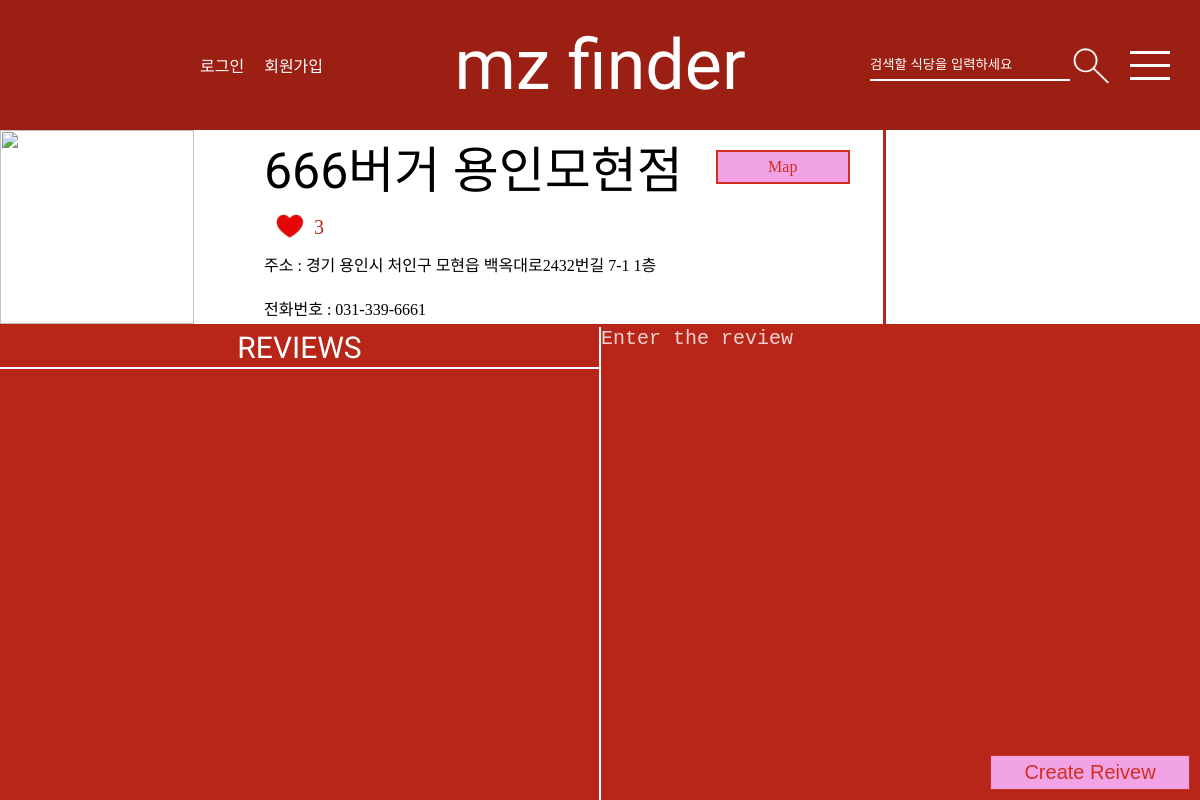
Screenshot of /mzfinder/restaurant/666버거 용인모현점/ with the database file from the repository.
### mzfinder/models.py (models this page shows, shortened)
class Restaurant(models.Model):
    name = models.TextField()
    tags = models.TextField()
    rating = models.IntegerField()
    adress = models.TextField(null=True, blank=True)
    callNumber = models.TextField(null=True, blank=True)
    imgSrc = models.TextField(null=True, blank=True)

### mzfinder/views.py (the view)
# urls.py: path('restaurant/<str:restaurantName>/',views.detailRestaurant,name='detailRestaurant'),
def detailRestaurant(request,restaurantName):
    restaurant = Restaurant.objects.get(name=restaurantName)
    reviews = restaurant.review_set.all().order_by('-create_date')
    context = {'restaurant':restaurant, 'reviews':reviews}
    return render(request,'mzfinder/detailRestaurant.html',context)

### templates/mzfinder/detailRestaurant.html (shortened to what this page needs)
{% extends "base.html" %}
{% load mzfinder_filter%}
{% load static%}
{%block content%}
<div class ='detailRestaurant'>
    <div class ='introduceRestaurant'>
        <div class ='front'>
            {% if restaurant.imgSrc %}
            <img width = '194px' height = '194px' src={{restaurant.imgSrc}}>
            {% else %}
            {% with src=restaurant.tags|makeSrc%}
            <img width = '194px' height = '194px' src={% static src%}>
            {% endwith%}
            {% endif %}
        </div>
        <div class = 'medium'>
            <span class ='restaurantName'>{{restaurant.name}}</span>
            <form class = 'like' action="{% url 'mzfinder:addLike' restaurant.name %}" method="post">
                <input class ='likeInput' type="submit" value=''>
                <span>{{restaurant.rating}}</span>
            </form>
            <span class ='restaurantAdress'>주소 : {{restaurant.adress}}</span>
            <span class ='restaurantCallNumber'>전화번호 : {{restaurant.callNumber}}</span>
        </div>
        <div class ='back'>
            <a href={% url 'mzfinder:map' restaurant.name%}>Map</a>
        </div>
    </div>
<div class ='reviewBox'>
        <div class ='showReview'>
        <span>REVIEWS</span>
        <ul>
            </ul>
        </div>
        <div class ='createReview'>
            <form action="{% url 'mzfinder:createReview' restaurant.name %}" method="post">
                <textarea name="content" placeholder="Enter the review" id="content" cols="15" rows="10" wrap="hard"></textarea>
                <input type="submit" value="Create Reivew"/>
            </form>
        </div>
    </div>
</div>
{%endblock%}

### mzfinder/static/css/base.css (style rules this page uses)
body { height: 100vh; box-sizing: border-box; padding-top:130px; background-color: white; }
a { text-decoration: none; color:black; }
* { margin:0px; padding:0px; }

### mzfinder/static/css/mainPage.css (style rules this page uses)
a { text-decoration-line: none; color:black; }

### mzfinder/static/css/detailRestaurant.css (style rules this page uses)
.detailRestaurant { display: flex; flex-direction: column; height: 100%; }
.introduceRestaurant { display: flex; flex-direction: row; border-bottom: 3px rgb(183, 38, 25) solid; }
.introduceRestaurant > div { display: flex; flex-direction: column; }
.introduceRestaurant > .medium { margin-left: 70px; }
.restaurantName { font-size: 50px; font-family: "Black Han Sans", sans-serif; font-weight: 300; font-style: normal; }
.likeInput { background: url(../img/like.png) no-repeat center; width: 50px; height: 50px; background-size: 50px; border: 0px; }
.like { display: flex; flex-direction: row; justify-content: left; align-items: center; }
.like > span { color: rgb(183, 38, 25); font-size: 20px; }
.restaurantAdress { margin-bottom: 20px; }
.introduceRestaurant > .back { display: flex; flex-direction: column; justify-content: right; align-items: center; border-right: 3px rgb(183, 38, 25) solid; width: 200px; }
.introduceRestaurant > .back > a { color: rgb(211, 45, 31); background-color: rgb(242, 163, 230); border: 2px rgb(211, 45, 31) solid; width: 130px; height: 30px; display: flex; flex-direction: column; justify-content: center; align-items: center; margin-top: 20px; }
.reviewBox { display: flex; flex-direction: row; flex-grow:1; background-color: rgb(183, 38, 25); }
.showReview { width: 50%; border-right: 2px white solid; overflow-y: 50px; display:flex; flex-direction: column; }
.showReview > span { display: block; border-bottom: 2px white solid; color: white; font-size: 30px; font-family: "Black Han Sans", sans-serif; font-weight: 300; font-style: normal; height: 40px; display: flex; justify-content: center; align-items: center; }
.showReview > ul { flex-grow: 1; height: 0px; overflow-y: scroll; }
.createReview { width: 50%; position: relative; }
.createReview > form > textarea { width: 100%; resize: none; border: none; font-size: 20px; background-color: rgb(183, 38, 25); color:white; }
.createReview > form >input { border: 1px rgb(211, 45, 31) solid; color: rgb(211, 45, 31); background-color: rgb(242, 163, 230); font-size: 20px; height: 35px; width: 200px; position: absolute; bottom: 10px; right: 10px; }
.createReview > form > textarea::placeholder { color:white; }

### mzfinder/static/css/reviewFrom.css (style rules this page uses)
#content { width: 100%; background-color: rgb(0,0,0,0); border:0px; font-size:20px; color:white; resize: none; }

### mzfinder/static/css/createCommunity.css (style rules this page uses)
#content { width: 100%; background-color: rgb(0,0,0,0); border:0px; font-size:20px; color:white; resize: none; }
#content::placeholder { color:rgb(255, 254, 254,0.8); }

### rows the page displays
Restaurant: name "666버거 용인모현점", rating "3", adress "경기 용인시 처인구 모현읍 백옥대로2432번길 7-1 1층", callNumber "031-339-6661"
